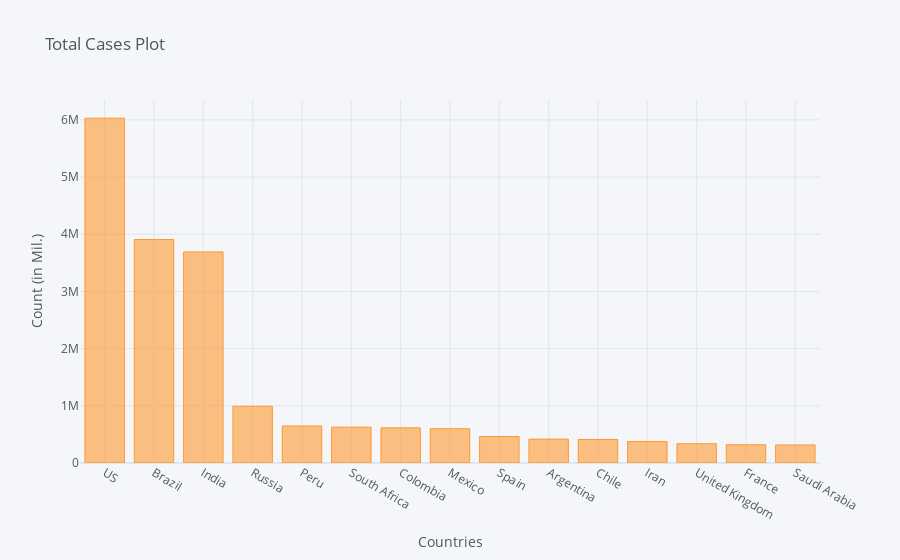

This figure's notebook cell:
### Code cell
corona_dframe_agg_plot.iplot(kind='bar', x='Country/Region', y='8/31/20',
                             title='Total Cases Plot',xTitle='Countries',yTitle='Count (in Mil.)')

### Figure 1 — Plotly figure (JSON) as saved in the notebook; plotly's stock layout.template omitted (floating-point values rounded to 4 significant figures)
{"data": [{"marker": {"color": "rgba(255, 153, 51, 0.6)", "line": {"color": "rgba(255, 153, 51, 1.0)", "width": 1}}, "name": "8/31/20", "orientation": "v", "text": "", "type": "bar", "x": ["US", "Brazil", "India", "Russia", "Peru", "South Africa", "Colombia", "Mexico", "Spain", "Argentina", "Chile", "Iran", "United Kingdom", "France", "Saudi Arabia"], "y": [6030587, 3908272, 3691166, 992402, 647166, 627041, 615094, 599560, 462858, 417735, 411726, 375212, 338083, 318986, 315772]}], "layout": {"legend": {"bgcolor": "#F5F6F9", "font": {"color": "#4D5663"}}, "paper_bgcolor": "#F5F6F9", "plot_bgcolor": "#F5F6F9", "title": {"font": {"color": "#4D5663"}, "text": "Total Cases Plot"}, "xaxis": {"gridcolor": "#E1E5ED", "showgrid": true, "tickfont": {"color": "#4D5663"}, "title": {"font": {"color": "#4D5663"}, "text": "Countries"}, "zerolinecolor": "#E1E5ED"}, "yaxis": {"gridcolor": "#E1E5ED", "showgrid": true, "tickfont": {"color": "#4D5663"}, "title": {"font": {"color": "#4D5663"}, "text": "Count (in Mil.)"}, "zerolinecolor": "#E1E5ED"}}}
